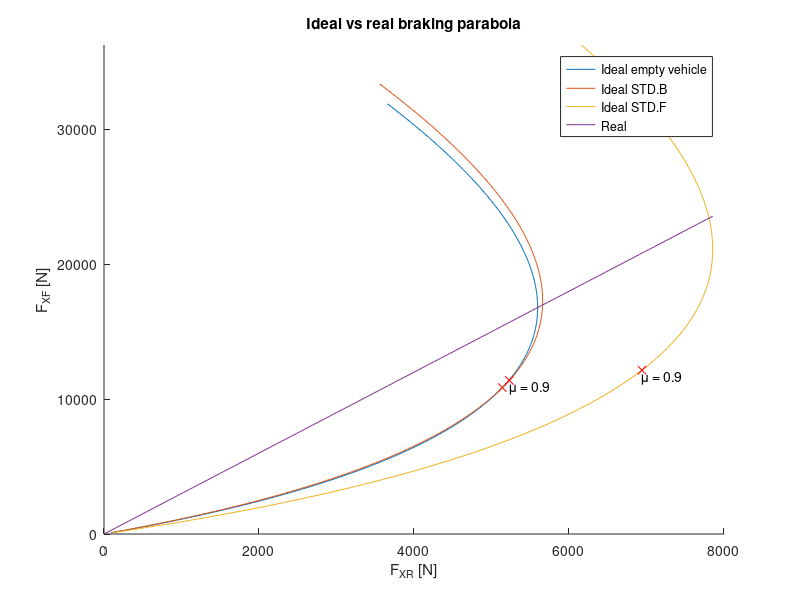
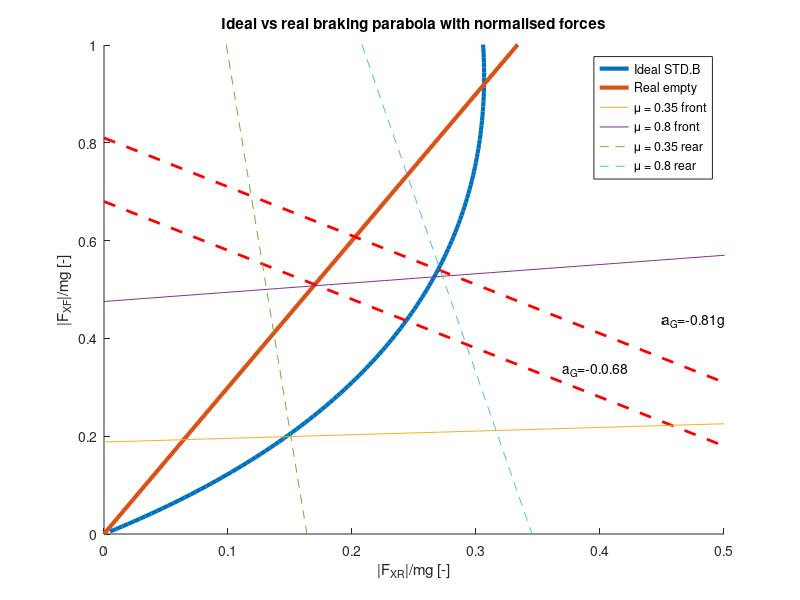

The MATLAB script that drew these images, in order:
%% Ideal vs real braking characteristic
close all

% Parameters
m = 1812; % vehicle mass [kg]
g = 9.81;
h = 0.55; % altezza CG dal terreno
L = 2.77; % wheelbase [m]
a = L/2; % distanza orizzontale del centro di gravità CG dal front axle 
b = L-a;
FR_ratio = 3; % front = 3 * rear

% Load
m_person = 60; % [kg]
m_driver = m_person;
m_passengers = 4*m_person;
m_trunk10 = 10; % [kg]
m_trunk50 = 50; % [kg]
offset = 0.5; % [m]

% Standard B: driver + 10 kg in the trunk
a_stdB = ((m*a) + (m_driver*offset) + (m_trunk10*(L+offset))) / (m + m_driver + m_trunk10);
b_stdB = L - a_stdB;

% Standard F: driver + 4 passengers + 50 kg in the trunk
a_stdF = ((m*a) + (m_driver*offset) + (m_passengers*(L-offset)) + (m_trunk50*(L+offset))) ...
    / (m + m_driver + m_passengers + m_trunk50);
b_stdF = L - a_stdF;

mu  = 0.01:0.01:2;
aa = [a a_stdB a_stdF];
bb = [b b_stdB b_stdF];
mm = [m m+m_driver+m_trunk10 m+m_driver+m_passengers+m_trunk50];

figure(1)
hold all

for i=1:3
    F_XF_ideal = mm(i)*g*mu.*(bb(i)+mu*h)/L;
    F_XR_ideal = mm(i)*g*mu.*(aa(i)-mu*h)/L;
    plot(F_XR_ideal,F_XF_ideal)
    plot(F_XR_ideal(mu==0.9),F_XF_ideal(mu==0.9),'rx','HandleVisibility', 'off')
    if i ~= 1 
        text(F_XR_ideal(mu==0.9), F_XF_ideal(mu==0.9), '\mu = 0.9', 'VerticalAlignment', 'top', 'HorizontalAlignment', 'left');
    end
end

F_XR_real = linspace(0,max(F_XR_ideal),length(mu));
F_XF_real = FR_ratio*F_XR_real;
plot(F_XR_real,F_XF_real)
ylim([0, max(F_XF_ideal)])

title('Ideal vs real braking parabola')
xlabel('F_{XR} [N]');
ylabel('F_{XF} [N]');
legend('Ideal empty vehicle', 'Ideal STD.B', 'Ideal STD.F', 'Real')
hold off

% Normalizzando per massa 
F_XF_ideal_norm = F_XF_ideal/(m*g);
F_XR_ideal_norm = F_XR_ideal/(m*g);

figure(2)
hold all

% Ideal brake characteristic
% > cambiare l'indice i=1:3 se si vogliono tutte e 3
for i=2:2
    F_XF_ideal_norm = mu.*(bb(i)+mu*h)/L;
    F_XR_ideal_norm = mu.*(aa(i)-mu*h)/L;
    plot(F_XR_ideal_norm,F_XF_ideal_norm,'LineWidth',3)
end

% Real brake characteristic
plot(F_XR_real,F_XF_real,'LineWidth',3)

% Deceleration lines
% Su bagnato mu = 0.35
aG_wet = [0.258 0.349];
% Su asciutto mu = 0.8
aG_dry = [0.68 0.81];

aG = aG_dry;
for i=1:length(aG)
    x = linspace(0,max(F_XR_ideal),length(mu));
    y = -x + aG(i);
    plot(x,y,'r--','LineWidth',2,'HandleVisibility', 'off')
end

% Su bagnato mu = 0.35
% text(0.2, 0.1, 'a_G=-0.26g', 'VerticalAlignment', 'top', 'HorizontalAlignment', 'left');
% text(0.23, 0.18, 'a_G=-0.35g', 'VerticalAlignment', 'top', 'HorizontalAlignment', 'left');
% Su asciutto mu = 0.8
text(0.45, 0.45, 'a_G=-0.81g', 'VerticalAlignment', 'top', 'HorizontalAlignment', 'left');
text(0.37, 0.35, 'a_G=-0.0.68', 'VerticalAlignment', 'top', 'HorizontalAlignment', 'left');
    

mmu = [0.35 0.8];
front_wheels_lock = zeros(length(mmu), length(F_XR_real));

% Front wheels locking conditions 
for i=1:length(mmu)
    x = linspace(0,1,length(F_XR_real));
    front_wheels_lock(i,:) = (mmu(i)*(b + (h*x))/(L-(mmu(i)*h)));
    plot(x,front_wheels_lock(i,:))
end

% Rear wheels locking conditions 
for i=1:length(mmu)
    y = a/h - (L+(mmu(i)*h))*x/(mmu(i)*h);
    plot(x,y,'--')
end

title('Ideal vs real braking parabola with normalised forces')
xlabel('|F_{XR}|/mg [-]')
ylabel('|F_{XF}|/mg [-]')
ylim([0 1])
xlim([0 0.5])

legend( ...
    ... %'Ideal empty vehicle', 
    'Ideal STD.B', ...
    ... %'Ideal STD.F', 
    'Real empty', ...
    '\mu = 0.35 front', '\mu = 0.8 front', ...
    '\mu = 0.35 rear', '\mu = 0.8 rear')

hold off
%%
efficiency_wet = aG_wet(1)/mmu(1)
efficiency_dry = aG_dry(1)/mmu(2)